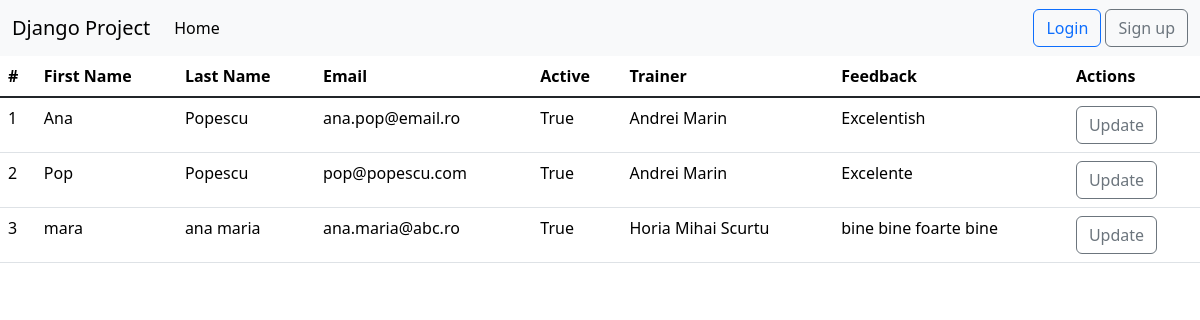
The app's page /list_of_feedbacks/, older data.
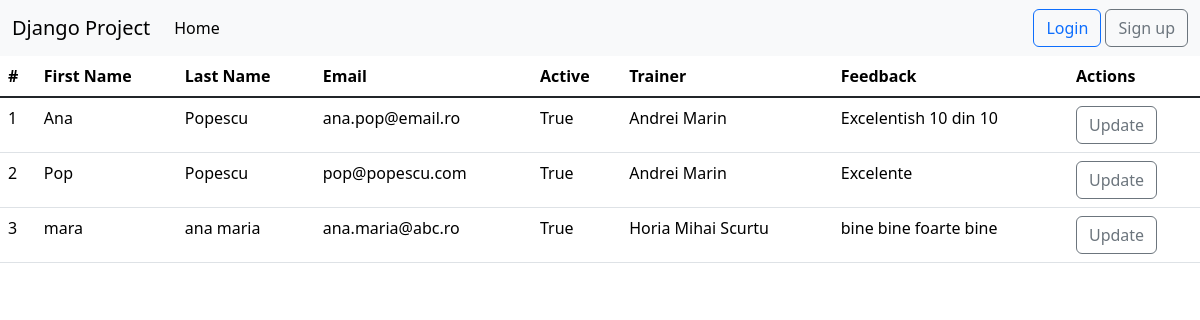
The same page, newer data.
### feedback/models.py (models this page shows, shortened)
class Feedback(models.Model):
    first_name = models.CharField(max_length=40)
    last_name = models.CharField(max_length=40)
    email = models.EmailField(max_length=40)
    trainer = models.ForeignKey(Trainer, on_delete=models.CASCADE, null=True)
    message = models.TextField(max_length=400)
    active = models.BooleanField(default=True)
    created_at = models.DateTimeField(auto_now_add=True)
    updated_at = models.DateTimeField(auto_now=True)

### trainer/models.py (models this page shows)
class Trainer(models.Model):
    department_options = (('backend', 'Backend'),
                          ('frontend', 'Frontend'),
                          ('network', 'Network'))
    first_name = models.CharField(max_length=20)
    last_name = models.CharField(max_length=20)
    course = models.CharField(max_length=40)
    email = models.EmailField(max_length=40)
    department = models.CharField(max_length=10, choices=department_options)
    active = models.BooleanField(default=True)
    profile = models.ImageField(upload_to='profiles/', blank=True, null=True) #se poate pune si default = 'default.jpg', dar nu e neaparat nevoie. cred ca incarca baza de date aiurea...
    created_at = models.DateTimeField(auto_now_add=True)
    updated_at = models.DateTimeField(auto_now=True)
    def __str__(self):
        return f'{self.first_name} {self.last_name}'

### feedback/views.py (the view)
# urls.py: path('list_of_feedbacks/', views.FeedbackListView.as_view(), name='list-of-feedbacks'),
class FeedbackListView(ListView):
    template_name = 'feedback/list_of_feedbacks.html'
    model = Feedback
    context_object_name = 'all_feedbacks'

### djangoProject/context_processors.py (called while the page is built)
def get_all_trainers(request):
    get_trainers = Trainer.objects.all()
    return {'trainers': get_trainers}

### templates/feedback/list_of_feedbacks.html (shortened to what this page needs)
{%  extends 'base.html' %}
{% block content %}
    <div claa="container-fluid">
        <div class="row">
        {% if all_feedbacks %}
            <div class="col-md-12">
                <table class="table table-hover">
                    <thead>
                        <tr>
                            <th>#</th>
                            <th>First Name</th>
                            <th>Last Name</th>
                            <th>Email</th>
                            <th>Active</th>
                            <th>Trainer</th>
                            <th>Feedback</th>
                            <th>Actions</th>
                        </tr>
                    </thead>
                    <tbody class="table-group-divider">
                        {%  for feedback in all_feedbacks %}
                            <tr>
                                <td>{{ forloop.counter }}</td>
                                <td>{{ feedback.first_name }}</td>
                                <td>{{ feedback.last_name }}</td>
                                <td>{{ feedback.email }}</td>
                                <td>{{ feedback.active }}</td>
                                <td>{{ feedback.trainer }}</td>
                                <td>{{ feedback.message }}</td>
                                <td><a href="{% url 'update-feedback' feedback.id %}" class="btn btn-outline-secondary">Update</a></td>
                            </tr>
                        {% endfor %}
                    </tbody>
                </table>
            </div>
        {% endif %}
        </div>
    </div>
{% endblock %}

Row changes from the older to the newer data that the page shows:
changed Feedback "Ana": message "Excelentish" → "Excelentish 10 din 10"
